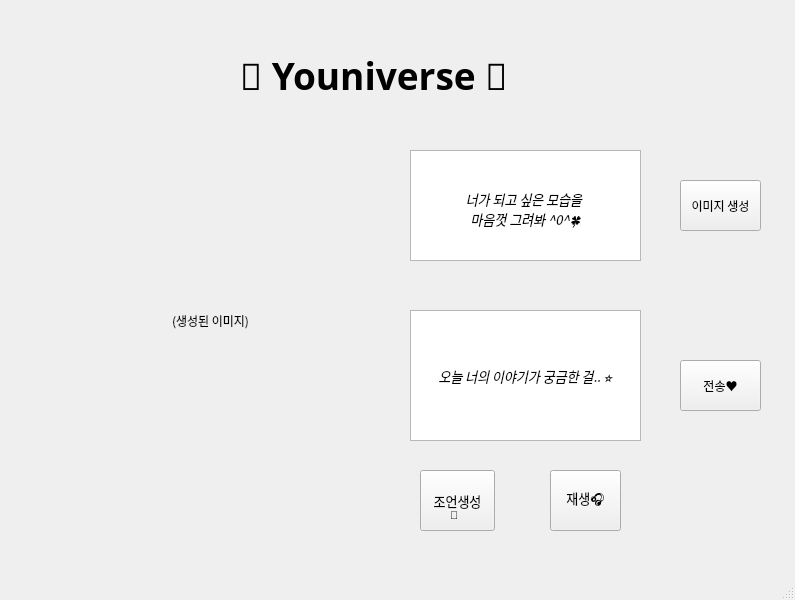
<?xml version="1.0" encoding="UTF-8"?>
<ui version="4.0">
 <class>MainWindow</class>
 <widget class="QMainWindow" name="MainWindow">
  <property name="geometry">
   <rect>
    <x>0</x>
    <y>0</y>
    <width>795</width>
    <height>600</height>
   </rect>
  </property>
  <property name="maximumSize">
   <size>
    <width>795</width>
    <height>600</height>
   </size>
  </property>
  <property name="windowTitle">
   <string>MainWindow</string>
  </property>
  <property name="autoFillBackground">
   <bool>true</bool>
  </property>
  <property name="styleSheet">
   <string notr="true"/>
  </property>
  <widget class="QWidget" name="centralwidget">
   <widget class="QLabel" name="label">
    <property name="geometry">
     <rect>
      <x>240</x>
      <y>50</y>
      <width>321</width>
      <height>51</height>
     </rect>
    </property>
    <property name="font">
     <font>
      <family>함초롬바탕</family>
      <pointsize>28</pointsize>
      <bold>true</bold>
     </font>
    </property>
    <property name="text">
     <string>💎 Youniverse 💎</string>
    </property>
   </widget>
   <widget class="QPushButton" name="generateButton">
    <property name="geometry">
     <rect>
      <x>680</x>
      <y>180</y>
      <width>81</width>
      <height>51</height>
     </rect>
    </property>
    <property name="font">
     <font>
      <family>함초롬바탕</family>
     </font>
    </property>
    <property name="text">
     <string>이미지 생성</string>
    </property>
   </widget>
   <widget class="QLabel" name="imageLabel">
    <property name="geometry">
     <rect>
      <x>40</x>
      <y>160</y>
      <width>341</width>
      <height>321</height>
     </rect>
    </property>
    <property name="font">
     <font>
      <family>함초롬바탕</family>
     </font>
    </property>
    <property name="text">
     <string>(생성된 이미지)</string>
    </property>
    <property name="textFormat">
     <enum>Qt::TextFormat::AutoText</enum>
    </property>
    <property name="alignment">
     <set>Qt::AlignmentFlag::AlignCenter</set>
    </property>
   </widget>
   <widget class="QPushButton" name="playTTSButton">
    <property name="geometry">
     <rect>
      <x>550</x>
      <y>470</y>
      <width>71</width>
      <height>61</height>
     </rect>
    </property>
    <property name="font">
     <font>
      <family>함초롬바탕</family>
      <pointsize>10</pointsize>
     </font>
    </property>
    <property name="text">
     <string>재생🎧</string>
    </property>
   </widget>
   <widget class="QPushButton" name="pushButton">
    <property name="geometry">
     <rect>
      <x>680</x>
      <y>360</y>
      <width>81</width>
      <height>51</height>
     </rect>
    </property>
    <property name="font">
     <font>
      <family>함초롬바탕</family>
     </font>
    </property>
    <property name="text">
     <string>전송♥️</string>
    </property>
   </widget>
   <widget class="QPushButton" name="generateTTSButton">
    <property name="geometry">
     <rect>
      <x>420</x>
      <y>470</y>
      <width>75</width>
      <height>61</height>
     </rect>
    </property>
    <property name="font">
     <font>
      <family>함초롬바탕</family>
      <pointsize>10</pointsize>
     </font>
    </property>
    <property name="text">
     <string>조언생성</string>
    </property>
   </widget>
   <widget class="QTextEdit" name="promptInput">
    <property name="geometry">
     <rect>
      <x>410</x>
      <y>150</y>
      <width>231</width>
      <height>111</height>
     </rect>
    </property>
    <property name="font">
     <font>
      <family>함초롬바탕</family>
      <pointsize>10</pointsize>
      <bold>false</bold>
     </font>
    </property>
    <property name="html">
     <string>&lt;!DOCTYPE HTML PUBLIC &quot;-//W3C//DTD HTML 4.0//EN&quot; &quot;http://www.w3.org/TR/REC-html40/strict.dtd&quot;&gt;
&lt;html&gt;&lt;head&gt;&lt;meta name=&quot;qrichtext&quot; content=&quot;1&quot; /&gt;&lt;meta charset=&quot;utf-8&quot; /&gt;&lt;style type=&quot;text/css&quot;&gt;
p, li { white-space: pre-wrap; }
hr { height: 1px; border-width: 0; }
li.unchecked::marker { content: &quot;\2610&quot;; }
li.checked::marker { content: &quot;\2612&quot;; }
&lt;/style&gt;&lt;/head&gt;&lt;body style=&quot; font-family:'함초롬바탕'; font-size:10pt; font-weight:400; font-style:normal;&quot;&gt;
&lt;p align=&quot;center&quot; style=&quot;-qt-paragraph-type:empty; margin-top:0px; margin-bottom:0px; margin-left:0px; margin-right:0px; -qt-block-indent:0; text-indent:0px; font-family:'맑은 고딕'; font-size:9pt;&quot;&gt;&lt;br /&gt;&lt;/p&gt;
&lt;p style=&quot;-qt-paragraph-type:empty; margin-top:0px; margin-bottom:0px; margin-left:0px; margin-right:0px; -qt-block-indent:0; text-indent:0px; font-family:'맑은 고딕'; font-size:9pt; font-style:italic;&quot;&gt;&lt;br /&gt;&lt;/p&gt;
&lt;p align=&quot;center&quot; style=&quot; margin-top:0px; margin-bottom:0px; margin-left:0px; margin-right:0px; -qt-block-indent:0; text-indent:0px;&quot;&gt;&lt;span style=&quot; font-family:'맑은 고딕'; font-style:italic;&quot;&gt;너가 되고 싶은 모습을 &lt;/span&gt;&lt;/p&gt;
&lt;p align=&quot;center&quot; style=&quot; margin-top:0px; margin-bottom:0px; margin-left:0px; margin-right:0px; -qt-block-indent:0; text-indent:0px;&quot;&gt;&lt;span style=&quot; font-family:'맑은 고딕'; font-style:italic;&quot;&gt;마음껏 그려봐 ^0^🍀&lt;/span&gt;&lt;/p&gt;&lt;/body&gt;&lt;/html&gt;</string>
    </property>
   </widget>
   <widget class="QLabel" name="label_2">
    <property name="geometry">
     <rect>
      <x>450</x>
      <y>500</y>
      <width>21</width>
      <height>31</height>
     </rect>
    </property>
    <property name="font">
     <font>
      <pointsize>8</pointsize>
     </font>
    </property>
    <property name="text">
     <string>📝</string>
    </property>
   </widget>
   <widget class="QTextEdit" name="user_diary">
    <property name="geometry">
     <rect>
      <x>410</x>
      <y>310</y>
      <width>231</width>
      <height>131</height>
     </rect>
    </property>
    <property name="font">
     <font>
      <family>함초롬바탕 확장</family>
      <pointsize>11</pointsize>
     </font>
    </property>
    <property name="html">
     <string>&lt;!DOCTYPE HTML PUBLIC &quot;-//W3C//DTD HTML 4.0//EN&quot; &quot;http://www.w3.org/TR/REC-html40/strict.dtd&quot;&gt;
&lt;html&gt;&lt;head&gt;&lt;meta name=&quot;qrichtext&quot; content=&quot;1&quot; /&gt;&lt;meta charset=&quot;utf-8&quot; /&gt;&lt;style type=&quot;text/css&quot;&gt;
p, li { white-space: pre-wrap; }
hr { height: 1px; border-width: 0; }
li.unchecked::marker { content: &quot;\2610&quot;; }
li.checked::marker { content: &quot;\2612&quot;; }
&lt;/style&gt;&lt;/head&gt;&lt;body style=&quot; font-family:'함초롬바탕 확장'; font-size:11pt; font-weight:400; font-style:normal;&quot;&gt;
&lt;p align=&quot;center&quot; style=&quot;-qt-paragraph-type:empty; margin-top:0px; margin-bottom:0px; margin-left:0px; margin-right:0px; -qt-block-indent:0; text-indent:0px; font-family:'맑은 고딕'; font-size:9pt;&quot;&gt;&lt;br /&gt;&lt;/p&gt;
&lt;p align=&quot;center&quot; style=&quot;-qt-paragraph-type:empty; margin-top:0px; margin-bottom:0px; margin-left:0px; margin-right:0px; -qt-block-indent:0; text-indent:0px; font-family:'맑은 고딕'; font-size:9pt;&quot;&gt;&lt;br /&gt;&lt;/p&gt;
&lt;p align=&quot;center&quot; style=&quot;-qt-paragraph-type:empty; margin-top:0px; margin-bottom:0px; margin-left:0px; margin-right:0px; -qt-block-indent:0; text-indent:0px; font-family:'맑은 고딕'; font-size:9pt;&quot;&gt;&lt;br /&gt;&lt;/p&gt;
&lt;p align=&quot;center&quot; style=&quot; margin-top:0px; margin-bottom:0px; margin-left:0px; margin-right:0px; -qt-block-indent:0; text-indent:0px;&quot;&gt;&lt;span style=&quot; font-family:'맑은 고딕'; font-size:10pt; font-style:italic;&quot;&gt;오늘 너의 이야기가 궁금한 걸.. ⭐&lt;/span&gt;&lt;/p&gt;&lt;/body&gt;&lt;/html&gt;</string>
    </property>
   </widget>
  </widget>
  <widget class="QMenuBar" name="menubar">
   <property name="geometry">
    <rect>
     <x>0</x>
     <y>0</y>
     <width>795</width>
     <height>22</height>
    </rect>
   </property>
  </widget>
  <widget class="QStatusBar" name="statusbar"/>
 </widget>
 <tabstops>
  <tabstop>generateButton</tabstop>
  <tabstop>playTTSButton</tabstop>
 </tabstops>
 <resources/>
 <connections/>
</ui>
